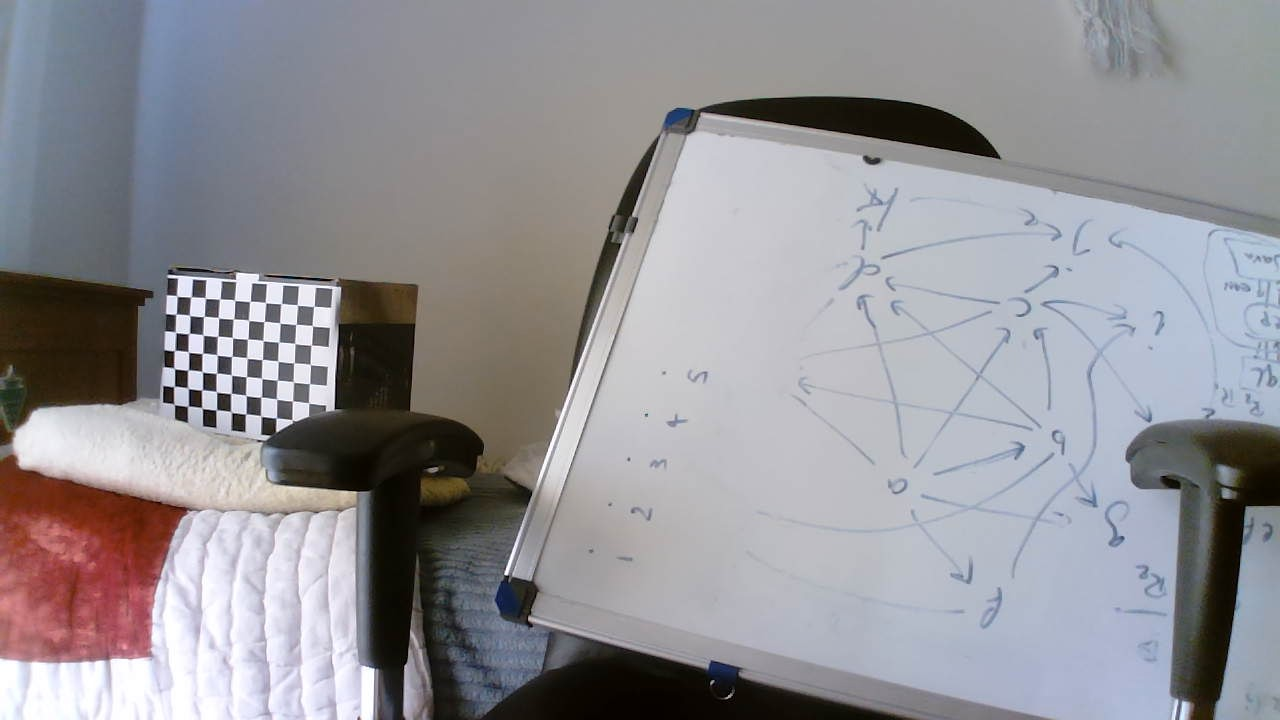
#> input picture Hand-Gesture-Recognition-with-Stereo-Vision--main/Jupyter/cam1_points.jpg, 1280 x 720 px
$ jupyter execute --allow-errors point_matching.ipynb
#> lines starting #> are read from the running program, lines starting #| are printed output that depends on the picture
## This notebook is for improving the measurement accuracy of the stereo vision algorithm and camera calibration

[cell 1]
import os
import matplotlib.pyplot as plt
import pickle

[cell 2]
import pickle as pkl
import cv2
import numpy as np

class calibrator:

    def __init__(self, calibration_data:str):
#> called with calibration_data = '../calibration objects\\cam1_calib.pkl'
        with open(calibration_data,'rb') as f:
#> (reads Hand-Gesture-Recognition-with-Stereo-Vision--main/calibration objects/cam1_calib.pkl from the repository)
            self.ret, self.mtx, self.dist, self.rvecs, self.tvecs, self.w, self.h= pkl.load(f)
            self.newcameramtx, self.roi = cv2.getOptimalNewCameraMatrix(self.mtx, self.dist, (self.w,self.h), 1, (self.w,self.h))

    def undistort(self, img:np.ndarray)->np.ndarray:
        dst = cv2.undistort(img, self.mtx, self.dist, None, self.newcameramtx)
        x, y, w, h = self.roi
        return dst[y:y+h, x:x+w]

[cell 3]
calib = [calibrator("../calibration objects\cam1_calib.pkl"), calibrator("../calibration objects\cam2_calib.pkl")]
#> (reads Hand-Gesture-Recognition-with-Stereo-Vision--main/calibration objects/cam2_calib.pkl from the repository)

[cell 4]
images = [cv2.imread("./cam1_points.jpg"), cv2.imread("./cam2_points.jpg")]
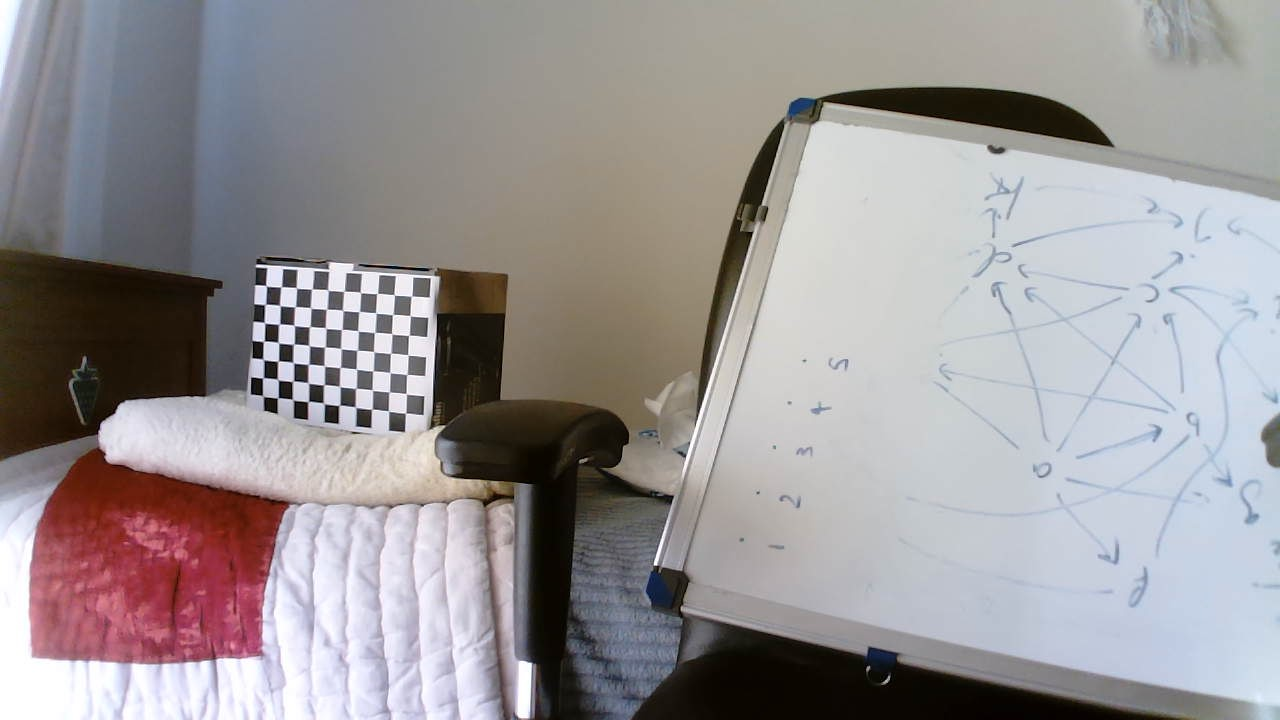
#> input picture Hand-Gesture-Recognition-with-Stereo-Vision--main/Jupyter/cam2_points.jpg, 1280 x 720 px
images_undistorted = [calib[0].undistort(images[0]), calib[1].undistort(images[1])]
#> in undistort, img is the input picture: shape (720, 1280, 3); mean B, G, R 150.6, 145.8, 147.1
#> in undistort, img is the input picture: shape (720, 1280, 3); mean B, G, R 150.8, 149.2, 153.7
#> in undistort (call 2), `return dst[y:y+h, x:x+w]`:
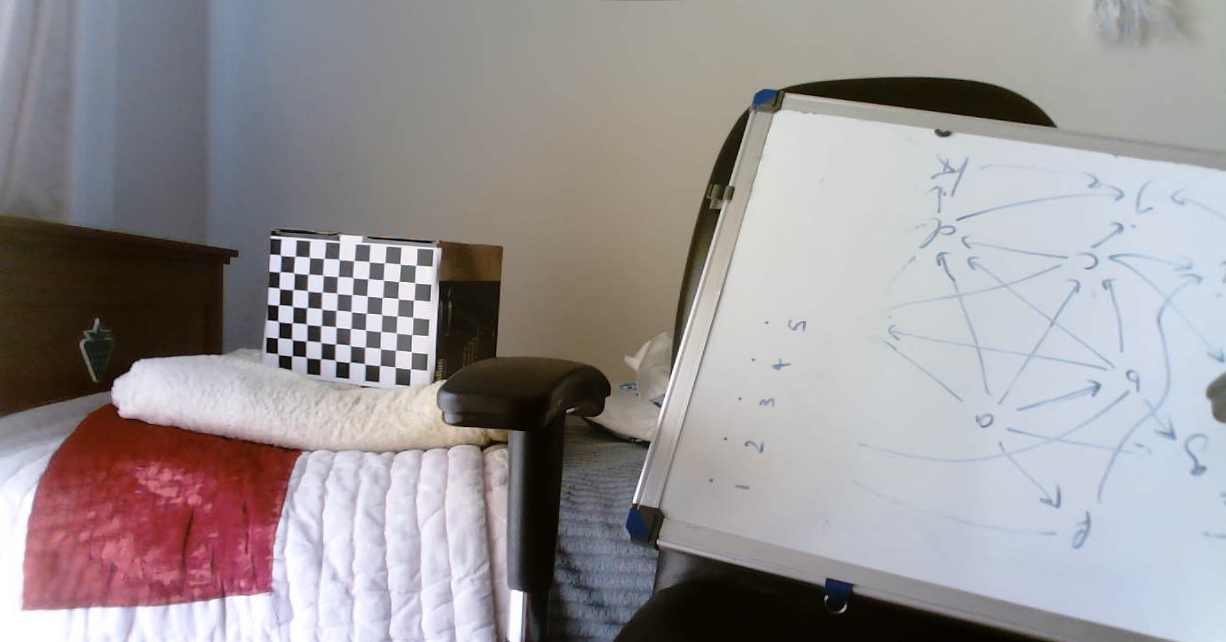
#> returned value: shape (642, 1226, 3); mean of channels 0, 1, 2 150.1, 148.1, 153.2; drawn as B, G, R

[cell 5]
for image in images_undistorted:
    plt.figure(dpi=150)
    plt.imshow(image)
#> this loop made 2 passes

[cell 6]
cam1_points = [(576, 480),(592 ,442),(608, 404), (624, 365) ,(640, 327)] # without subpixel correction
cam2_points = [(706, 438),(719 ,400),(732, 363), (745, 328) ,(757, 295)] # without subpixel correction

[cell 7]
cam1_points = [(521, 421),(535 ,386),(550, 352), (563, 319) ,(577, 287)]
test_img = images_undistorted[0].copy()
print(test_img.shape)
#| (553, 1099, 3)
for point in cam1_points:
    cv2.circle(test_img, point, 6, (255, 0, 0), 1)
#> test_img: shape (553, 1099, 3); mean of channels 0, 1, 2 148, 143.2, 145.2
plt.figure(dpi=180)
plt.imshow(test_img)

[cell 8]
cam2_points = [(710, 479),(724 ,437),(738, 397), (752, 359) ,(765, 322)]
test_img = images_undistorted[1].copy()
print(test_img.shape)
#| (642, 1226, 3)
for point in cam2_points:
    cv2.circle(test_img, point, 6, (255, 0, 0), 1)
#> test_img: shape (642, 1226, 3)
plt.figure(dpi=180)
plt.imshow(test_img)

[cell 9]
zpoints_1 = [(710, 479),(724 ,437),(738, 397), (752, 359) ,(765, 322)]
test_img = images_undistorted[1].copy()
print(test_img.shape)
#| (642, 1226, 3)
for point in cam2_points:
    cv2.circle(test_img, point, 6, (255, 0, 0), 1)
plt.figure(dpi=180)
plt.imshow(test_img)

[cell 10]
def dist(p1, p2): # calculates the distance between 2 points in 3d space
    dx = (p1[0] - p2[0]) ** 2
    dy = (p1[1] - p2[1]) ** 2
    dz = (p1[2] - p2[2]) ** 2
    return (dx + dy + dz) ** 0.5

def getVariance(arr): # calculates the variance
    mean = sum(arr) / len(arr)
    summ = 0
    for x in arr:
        summ+=(x-mean)**2
    return (summ/len(arr))**0.5

[cell 11]
a = [4, 8, 12]
b = [2, 4, 6]
print(getVariance(b))
print(getVariance(a))

[cell 12]
x_plt = []
y_plt = []

f = 1 # actual value must be measured
l = len(cam1_points)
baseline = 9 # in Cm
disparity_zero = False

#> (the rest of this cell did not finish here and is left out)

[cell 13]
import matplotlib.pyplot as plt

plt.figure(dpi = 150)
plt.plot(x_plt, y_plt)
plt.xlabel("S_disparity")
plt.ylabel("Error")
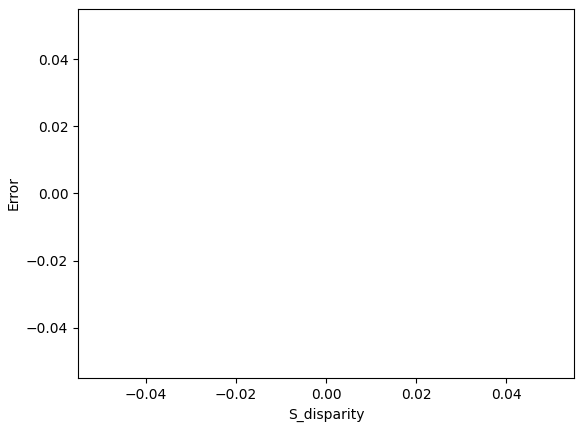
#> figure drawn by matplotlib, 1 panel

[cell 14]
miny = 100000
miny_index = 0
for i, y in enumerate(y_plt):
    if y < miny:
        miny = y
        miny_index = i

#> (the rest of this cell did not finish here and is left out)

#> (a cell that did not finish here is left out)

[cell 16]
zimages = [cv2.imread("cam1_z.jpg"), cv2.imread("cam2_z.jpg")]
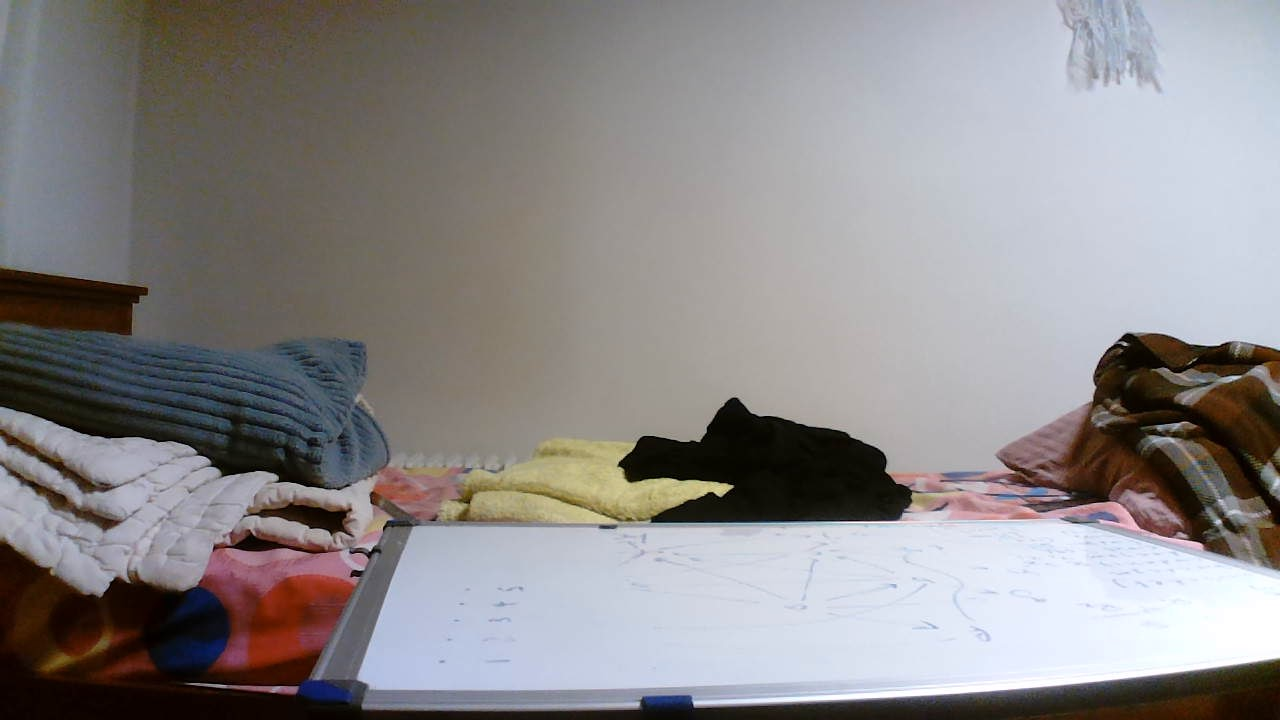
#> input picture Hand-Gesture-Recognition-with-Stereo-Vision--main/Jupyter/cam1_z.jpg, 1280 x 720 px
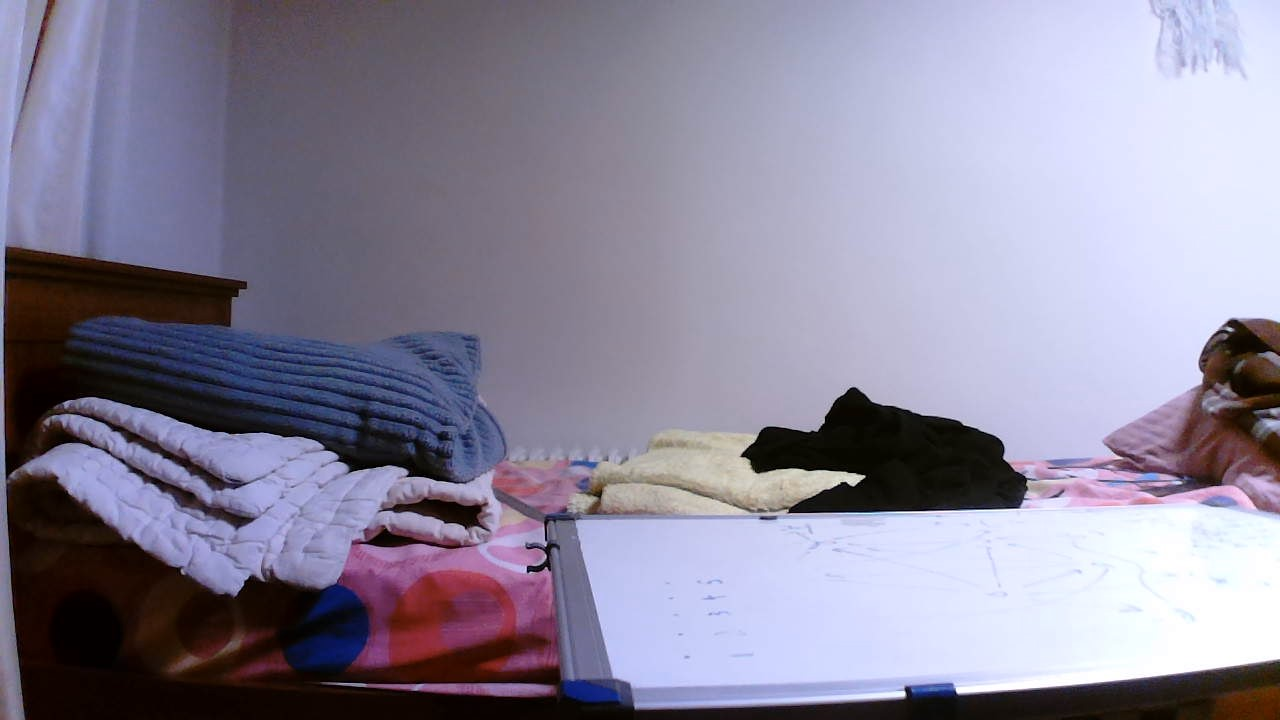
#> input picture Hand-Gesture-Recognition-with-Stereo-Vision--main/Jupyter/cam2_z.jpg, 1280 x 720 px
